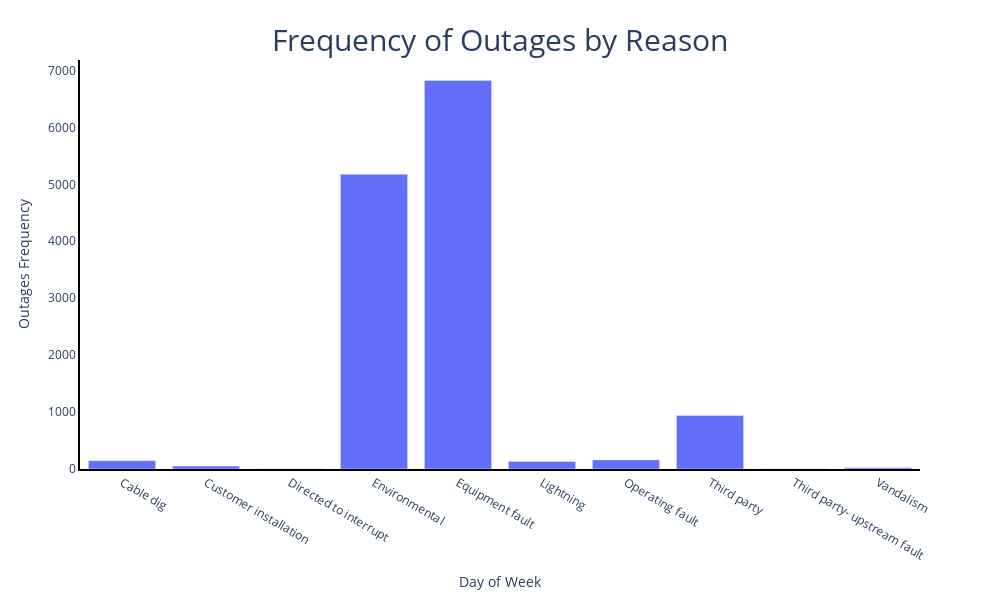

Notebook source saved alongside this figure:
### Code cell
outages_by_reason = df.groupby('Reason').size().reset_index(name='Frequency')

fig = px.bar(outages_by_reason, x='Reason', y='Frequency')

fig.update_layout(
    
      title={'text': 'Frequency of Outages by Reason', 'font': {'size': 30},
          'y':0.95,
          'x':0.5,
          'xanchor': 'center',
           'yanchor': 'top'},
    xaxis_title='Day of Week', 
    yaxis_title='Outages Frequency',
    showlegend=False,
    height=600,
    width=1000,
    plot_bgcolor='white')        
            
fig.update_xaxes(showline=True, linewidth=2, linecolor='black')
fig.update_yaxes(showline=True, linewidth=2, linecolor='black')
fig.show()

### Figure 1 — Plotly figure (JSON) as saved in the notebook; plotly's stock layout.template omitted (floating-point values rounded to 4 significant figures)
{"data": [{"alignmentgroup": "True", "hovertemplate": "Reason=%{x}<br>Frequency=%{y}<extra></extra>", "legendgroup": "", "marker": {"color": "#636efa", "pattern": {"shape": ""}}, "name": "", "offsetgroup": "", "orientation": "v", "showlegend": false, "textposition": "auto", "type": "bar", "x": ["Cable dig", "Customer installation", "Directed to interrupt", "Environmental", "Equipment fault", "Lightning", "Operating fault", "Third party", "Third party- upstream fault", "Vandalism"], "xaxis": "x", "y": [146, 51, 6, 5176, 6824, 131, 160, 938, 3, 24], "yaxis": "y"}], "layout": {"barmode": "relative", "height": 600, "legend": {"tracegroupgap": 0}, "margin": {"t": 60}, "plot_bgcolor": "white", "showlegend": false, "title": {"font": {"size": 30}, "text": "Frequency of Outages by Reason", "x": 0.5, "xanchor": "center", "y": 0.95, "yanchor": "top"}, "width": 1000, "xaxis": {"anchor": "y", "autorange": true, "domain": [0, 1], "linecolor": "black", "linewidth": 2, "range": [-0.5, 9.5], "showline": true, "title": {"text": "Day of Week"}, "type": "category"}, "yaxis": {"anchor": "x", "autorange": true, "domain": [0, 1], "linecolor": "black", "linewidth": 2, "range": [0, 7183.0], "showline": true, "title": {"text": "Outages Frequency"}, "type": "linear"}}}
